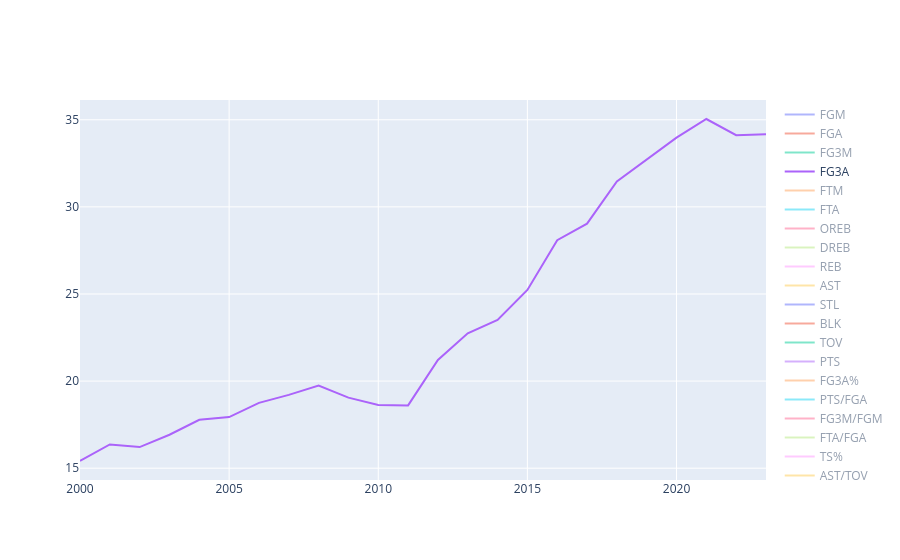

The notebook cell saved with this chart:
### Code cell
change_per_100_df = change_df.copy()
change_per_100_df

for col in change_per_100_df.columns[3:17]:
    change_per_100_df[col] = (change_per_100_df[col]/change_per_100_df['POSS_est'])*100

change_per_100_df.drop(columns=['MIN','POSS_est'], inplace=True)
change_per_100_df

fig = go.Figure()
for col in change_per_100_df.columns[1:]:
    fig.add_trace(go.Scatter(x=change_per_100_df['season_start_year'],
                             y=change_per_100_df[col], name=col))

fig.show()
